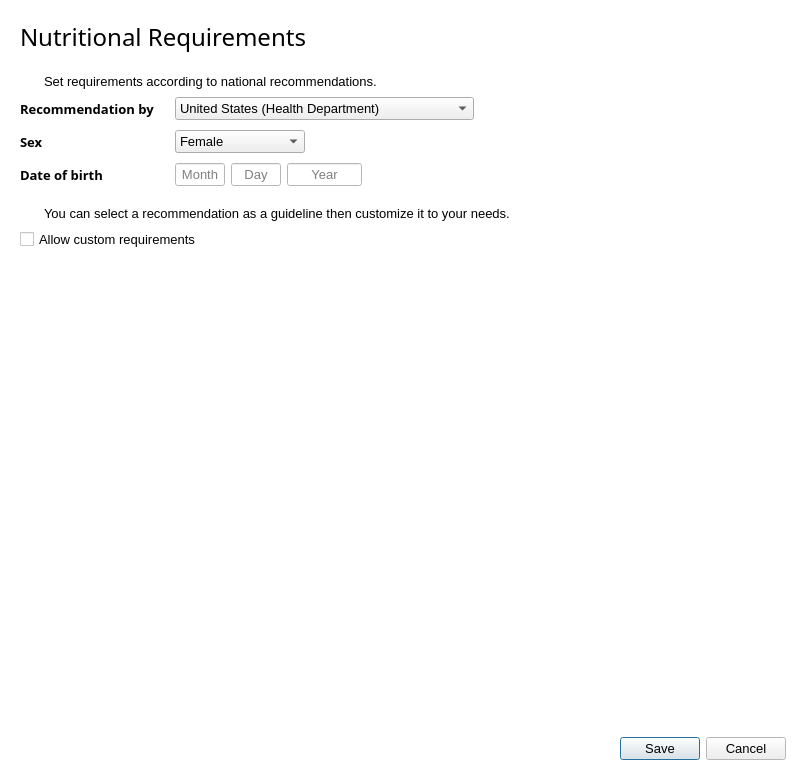
<?xml version="1.0" encoding="UTF-8"?>
<ui version="4.0">
 <class>RequirementsWindow</class>
 <widget class="QDialog" name="RequirementsWindow">
  <property name="geometry">
   <rect>
    <x>0</x>
    <y>0</y>
    <width>806</width>
    <height>780</height>
   </rect>
  </property>
  <property name="sizePolicy">
   <sizepolicy hsizetype="Fixed" vsizetype="Fixed">
    <horstretch>0</horstretch>
    <verstretch>0</verstretch>
   </sizepolicy>
  </property>
  <property name="palette">
   <palette>
    <active>
     <colorrole role="Base">
      <brush brushstyle="SolidPattern">
       <color alpha="255">
        <red>255</red>
        <green>255</green>
        <blue>255</blue>
       </color>
      </brush>
     </colorrole>
     <colorrole role="Window">
      <brush brushstyle="SolidPattern">
       <color alpha="255">
        <red>255</red>
        <green>255</green>
        <blue>255</blue>
       </color>
      </brush>
     </colorrole>
    </active>
    <inactive>
     <colorrole role="Base">
      <brush brushstyle="SolidPattern">
       <color alpha="255">
        <red>255</red>
        <green>255</green>
        <blue>255</blue>
       </color>
      </brush>
     </colorrole>
     <colorrole role="Window">
      <brush brushstyle="SolidPattern">
       <color alpha="255">
        <red>255</red>
        <green>255</green>
        <blue>255</blue>
       </color>
      </brush>
     </colorrole>
    </inactive>
    <disabled>
     <colorrole role="Base">
      <brush brushstyle="SolidPattern">
       <color alpha="255">
        <red>255</red>
        <green>255</green>
        <blue>255</blue>
       </color>
      </brush>
     </colorrole>
     <colorrole role="Window">
      <brush brushstyle="SolidPattern">
       <color alpha="255">
        <red>255</red>
        <green>255</green>
        <blue>255</blue>
       </color>
      </brush>
     </colorrole>
    </disabled>
   </palette>
  </property>
  <property name="font">
   <font>
    <family>Segoe UI</family>
    <pointsize>10</pointsize>
   </font>
  </property>
  <property name="windowTitle">
   <string>Nutritional Requirements</string>
  </property>
  <property name="windowIcon">
   <iconset>
    <normaloff>images/icon_trimmed.png</normaloff>images/icon_trimmed.png</iconset>
  </property>
  <layout class="QVBoxLayout" name="verticalLayout_3">
   <property name="spacing">
    <number>20</number>
   </property>
   <property name="leftMargin">
    <number>20</number>
   </property>
   <property name="topMargin">
    <number>20</number>
   </property>
   <property name="rightMargin">
    <number>20</number>
   </property>
   <property name="bottomMargin">
    <number>20</number>
   </property>
   <item>
    <widget class="QLabel" name="label">
     <property name="font">
      <font>
       <family>Segoe UI Semilight</family>
       <pointsize>18</pointsize>
       <weight>50</weight>
       <bold>false</bold>
      </font>
     </property>
     <property name="text">
      <string>Nutritional Requirements</string>
     </property>
     <property name="margin">
      <number>0</number>
     </property>
    </widget>
   </item>
   <item>
    <layout class="QVBoxLayout" name="verticalLayout">
     <property name="spacing">
      <number>8</number>
     </property>
     <item>
      <layout class="QHBoxLayout" name="horizontalLayout_3">
       <property name="spacing">
        <number>4</number>
       </property>
       <item>
        <widget class="QLabel" name="label_4">
         <property name="maximumSize">
          <size>
           <width>20</width>
           <height>20</height>
          </size>
         </property>
         <property name="text">
          <string/>
         </property>
         <property name="pixmap">
          <pixmap>images/person-outline.png</pixmap>
         </property>
         <property name="scaledContents">
          <bool>true</bool>
         </property>
        </widget>
       </item>
       <item>
        <widget class="QLabel" name="label_2">
         <property name="text">
          <string>Set requirements according to national recommendations.</string>
         </property>
         <property name="scaledContents">
          <bool>false</bool>
         </property>
         <property name="alignment">
          <set>Qt::AlignLeading|Qt::AlignLeft|Qt::AlignVCenter</set>
         </property>
        </widget>
       </item>
      </layout>
     </item>
     <item>
      <layout class="QFormLayout" name="formLayout">
       <property name="fieldGrowthPolicy">
        <enum>QFormLayout::ExpandingFieldsGrow</enum>
       </property>
       <property name="horizontalSpacing">
        <number>20</number>
       </property>
       <property name="verticalSpacing">
        <number>10</number>
       </property>
       <item row="0" column="0">
        <widget class="QLabel" name="req_label">
         <property name="palette">
          <palette>
           <active>
            <colorrole role="WindowText">
             <brush brushstyle="SolidPattern">
              <color alpha="255">
               <red>0</red>
               <green>0</green>
               <blue>0</blue>
              </color>
             </brush>
            </colorrole>
           </active>
           <inactive>
            <colorrole role="WindowText">
             <brush brushstyle="SolidPattern">
              <color alpha="255">
               <red>0</red>
               <green>0</green>
               <blue>0</blue>
              </color>
             </brush>
            </colorrole>
           </inactive>
           <disabled>
            <colorrole role="WindowText">
             <brush brushstyle="SolidPattern">
              <color alpha="255">
               <red>120</red>
               <green>120</green>
               <blue>120</blue>
              </color>
             </brush>
            </colorrole>
           </disabled>
          </palette>
         </property>
         <property name="font">
          <font>
           <family>Segoe UI Semibold</family>
           <pointsize>10</pointsize>
           <weight>75</weight>
           <bold>true</bold>
          </font>
         </property>
         <property name="text">
          <string>Recommendation by</string>
         </property>
        </widget>
       </item>
       <item row="0" column="1">
        <widget class="QComboBox" name="req_edit">
         <property name="sizePolicy">
          <sizepolicy hsizetype="Fixed" vsizetype="Fixed">
           <horstretch>0</horstretch>
           <verstretch>0</verstretch>
          </sizepolicy>
         </property>
         <property name="minimumSize">
          <size>
           <width>0</width>
           <height>0</height>
          </size>
         </property>
         <property name="font">
          <font>
           <family>Segoe UI</family>
           <pointsize>10</pointsize>
          </font>
         </property>
         <property name="mouseTracking">
          <bool>false</bool>
         </property>
         <property name="focusPolicy">
          <enum>Qt::TabFocus</enum>
         </property>
         <property name="styleSheet">
          <string notr="true">QListView{
	outline: none;
}

QListView::item:selected {
	color: black;
	background-color: rgb(204, 232, 255);
}

QListView::item {
	min-height: 28px;
}
</string>
         </property>
         <property name="currentText">
          <string>United States (Health Department)</string>
         </property>
         <property name="frame">
          <bool>true</bool>
         </property>
         <item>
          <property name="text">
           <string>United States (Health Department)</string>
          </property>
         </item>
         <item>
          <property name="text">
           <string>European Union (Food Safety Authority)</string>
          </property>
         </item>
         <item>
          <property name="text">
           <string>Japan (Ministry of Health, Labour and Welfare)</string>
          </property>
         </item>
        </widget>
       </item>
       <item row="1" column="0">
        <widget class="QLabel" name="sex_label">
         <property name="palette">
          <palette>
           <active>
            <colorrole role="WindowText">
             <brush brushstyle="SolidPattern">
              <color alpha="255">
               <red>0</red>
               <green>0</green>
               <blue>0</blue>
              </color>
             </brush>
            </colorrole>
           </active>
           <inactive>
            <colorrole role="WindowText">
             <brush brushstyle="SolidPattern">
              <color alpha="255">
               <red>0</red>
               <green>0</green>
               <blue>0</blue>
              </color>
             </brush>
            </colorrole>
           </inactive>
           <disabled>
            <colorrole role="WindowText">
             <brush brushstyle="SolidPattern">
              <color alpha="255">
               <red>120</red>
               <green>120</green>
               <blue>120</blue>
              </color>
             </brush>
            </colorrole>
           </disabled>
          </palette>
         </property>
         <property name="font">
          <font>
           <family>Segoe UI Semibold</family>
           <pointsize>10</pointsize>
           <weight>75</weight>
           <bold>true</bold>
          </font>
         </property>
         <property name="text">
          <string>Sex</string>
         </property>
        </widget>
       </item>
       <item row="1" column="1">
        <widget class="QComboBox" name="sex_edit">
         <property name="enabled">
          <bool>true</bool>
         </property>
         <property name="sizePolicy">
          <sizepolicy hsizetype="Fixed" vsizetype="Fixed">
           <horstretch>0</horstretch>
           <verstretch>0</verstretch>
          </sizepolicy>
         </property>
         <property name="minimumSize">
          <size>
           <width>130</width>
           <height>0</height>
          </size>
         </property>
         <property name="font">
          <font>
           <family>Segoe UI</family>
           <pointsize>10</pointsize>
          </font>
         </property>
         <property name="focusPolicy">
          <enum>Qt::TabFocus</enum>
         </property>
         <property name="styleSheet">
          <string notr="true">QListView{
	outline: none;
}

QListView::item:selected {
	color: black;
	background-color: rgb(204, 232, 255);
}

QListView::item {
	min-height: 28px;
}
</string>
         </property>
         <item>
          <property name="text">
           <string>Female</string>
          </property>
         </item>
         <item>
          <property name="text">
           <string>Female, lactating</string>
          </property>
         </item>
         <item>
          <property name="text">
           <string>Female, pregnant</string>
          </property>
         </item>
         <item>
          <property name="text">
           <string>Male</string>
          </property>
         </item>
        </widget>
       </item>
       <item row="2" column="0">
        <widget class="QLabel" name="birth_label">
         <property name="palette">
          <palette>
           <active>
            <colorrole role="WindowText">
             <brush brushstyle="SolidPattern">
              <color alpha="255">
               <red>0</red>
               <green>0</green>
               <blue>0</blue>
              </color>
             </brush>
            </colorrole>
           </active>
           <inactive>
            <colorrole role="WindowText">
             <brush brushstyle="SolidPattern">
              <color alpha="255">
               <red>0</red>
               <green>0</green>
               <blue>0</blue>
              </color>
             </brush>
            </colorrole>
           </inactive>
           <disabled>
            <colorrole role="WindowText">
             <brush brushstyle="SolidPattern">
              <color alpha="255">
               <red>120</red>
               <green>120</green>
               <blue>120</blue>
              </color>
             </brush>
            </colorrole>
           </disabled>
          </palette>
         </property>
         <property name="font">
          <font>
           <family>Segoe UI Semibold</family>
           <pointsize>10</pointsize>
           <weight>75</weight>
           <bold>true</bold>
          </font>
         </property>
         <property name="text">
          <string>Date of birth</string>
         </property>
        </widget>
       </item>
       <item row="2" column="1">
        <layout class="QHBoxLayout" name="horizontalLayout_4">
         <property name="spacing">
          <number>6</number>
         </property>
         <property name="sizeConstraint">
          <enum>QLayout::SetFixedSize</enum>
         </property>
         <item>
          <widget class="QLineEdit" name="mon_edit">
           <property name="sizePolicy">
            <sizepolicy hsizetype="Fixed" vsizetype="Fixed">
             <horstretch>0</horstretch>
             <verstretch>0</verstretch>
            </sizepolicy>
           </property>
           <property name="maximumSize">
            <size>
             <width>50</width>
             <height>16777215</height>
            </size>
           </property>
           <property name="focusPolicy">
            <enum>Qt::StrongFocus</enum>
           </property>
           <property name="alignment">
            <set>Qt::AlignCenter</set>
           </property>
           <property name="placeholderText">
            <string>Month</string>
           </property>
          </widget>
         </item>
         <item>
          <widget class="QLineEdit" name="day_edit">
           <property name="sizePolicy">
            <sizepolicy hsizetype="Fixed" vsizetype="Fixed">
             <horstretch>0</horstretch>
             <verstretch>0</verstretch>
            </sizepolicy>
           </property>
           <property name="maximumSize">
            <size>
             <width>50</width>
             <height>16777215</height>
            </size>
           </property>
           <property name="focusPolicy">
            <enum>Qt::StrongFocus</enum>
           </property>
           <property name="alignment">
            <set>Qt::AlignCenter</set>
           </property>
           <property name="placeholderText">
            <string>Day</string>
           </property>
          </widget>
         </item>
         <item>
          <widget class="QLineEdit" name="year_edit">
           <property name="sizePolicy">
            <sizepolicy hsizetype="Fixed" vsizetype="Fixed">
             <horstretch>0</horstretch>
             <verstretch>0</verstretch>
            </sizepolicy>
           </property>
           <property name="maximumSize">
            <size>
             <width>75</width>
             <height>16777215</height>
            </size>
           </property>
           <property name="focusPolicy">
            <enum>Qt::StrongFocus</enum>
           </property>
           <property name="alignment">
            <set>Qt::AlignCenter</set>
           </property>
           <property name="placeholderText">
            <string>Year</string>
           </property>
          </widget>
         </item>
        </layout>
       </item>
      </layout>
     </item>
    </layout>
   </item>
   <item>
    <layout class="QVBoxLayout" name="verticalLayout_2">
     <property name="spacing">
      <number>8</number>
     </property>
     <item>
      <layout class="QHBoxLayout" name="horizontalLayout_2">
       <property name="spacing">
        <number>4</number>
       </property>
       <item>
        <widget class="QLabel" name="label_5">
         <property name="maximumSize">
          <size>
           <width>20</width>
           <height>20</height>
          </size>
         </property>
         <property name="text">
          <string/>
         </property>
         <property name="pixmap">
          <pixmap>images/info-outline.svg</pixmap>
         </property>
         <property name="scaledContents">
          <bool>true</bool>
         </property>
        </widget>
       </item>
       <item>
        <widget class="QLabel" name="label_9">
         <property name="text">
          <string>You can select a recommendation as a guideline then customize it to your needs.</string>
         </property>
         <property name="alignment">
          <set>Qt::AlignLeading|Qt::AlignLeft|Qt::AlignVCenter</set>
         </property>
        </widget>
       </item>
      </layout>
     </item>
     <item>
      <widget class="QCheckBox" name="cust_edit">
       <property name="text">
        <string>Allow custom requirements</string>
       </property>
      </widget>
     </item>
    </layout>
   </item>
   <item>
    <layout class="QHBoxLayout" name="horizontalLayout">
     <item>
      <widget class="QTableView" name="macro_view">
       <property name="focusPolicy">
        <enum>Qt::NoFocus</enum>
       </property>
       <property name="styleSheet">
        <string notr="true">QHeaderView::section{
	background-color: white;
	border: 0px;
}

QTableView {
	alternate-background-color: rgb(247, 247, 247);
}</string>
       </property>
       <property name="frameShape">
        <enum>QFrame::NoFrame</enum>
       </property>
       <property name="alternatingRowColors">
        <bool>true</bool>
       </property>
       <property name="selectionMode">
        <enum>QAbstractItemView::ExtendedSelection</enum>
       </property>
       <property name="showGrid">
        <bool>false</bool>
       </property>
       <attribute name="verticalHeaderVisible">
        <bool>false</bool>
       </attribute>
      </widget>
     </item>
     <item>
      <widget class="QTableView" name="vit_view">
       <property name="focusPolicy">
        <enum>Qt::NoFocus</enum>
       </property>
       <property name="styleSheet">
        <string notr="true">QHeaderView::section{
	background-color: white;
	border: 0px;
}

QTableView {
	alternate-background-color: rgb(247, 247, 247);
}</string>
       </property>
       <property name="frameShape">
        <enum>QFrame::NoFrame</enum>
       </property>
       <property name="alternatingRowColors">
        <bool>true</bool>
       </property>
       <property name="selectionMode">
        <enum>QAbstractItemView::ExtendedSelection</enum>
       </property>
       <property name="showGrid">
        <bool>false</bool>
       </property>
       <attribute name="verticalHeaderVisible">
        <bool>false</bool>
       </attribute>
      </widget>
     </item>
     <item>
      <widget class="QTableView" name="mineral_view">
       <property name="focusPolicy">
        <enum>Qt::NoFocus</enum>
       </property>
       <property name="styleSheet">
        <string notr="true">QHeaderView::section{
	background-color: white;
	border: 0px;
}

QTableView {
	alternate-background-color: rgb(247, 247, 247);
}</string>
       </property>
       <property name="frameShape">
        <enum>QFrame::NoFrame</enum>
       </property>
       <property name="alternatingRowColors">
        <bool>true</bool>
       </property>
       <property name="selectionMode">
        <enum>QAbstractItemView::ExtendedSelection</enum>
       </property>
       <property name="showGrid">
        <bool>false</bool>
       </property>
       <attribute name="verticalHeaderVisible">
        <bool>false</bool>
       </attribute>
      </widget>
     </item>
    </layout>
   </item>
   <item>
    <widget class="QDialogButtonBox" name="buttonBox">
     <property name="standardButtons">
      <set>QDialogButtonBox::Cancel|QDialogButtonBox::Save</set>
     </property>
     <property name="centerButtons">
      <bool>false</bool>
     </property>
    </widget>
   </item>
  </layout>
 </widget>
 <tabstops>
  <tabstop>req_edit</tabstop>
  <tabstop>sex_edit</tabstop>
  <tabstop>mon_edit</tabstop>
  <tabstop>day_edit</tabstop>
  <tabstop>year_edit</tabstop>
  <tabstop>cust_edit</tabstop>
 </tabstops>
 <resources/>
 <connections/>
</ui>
